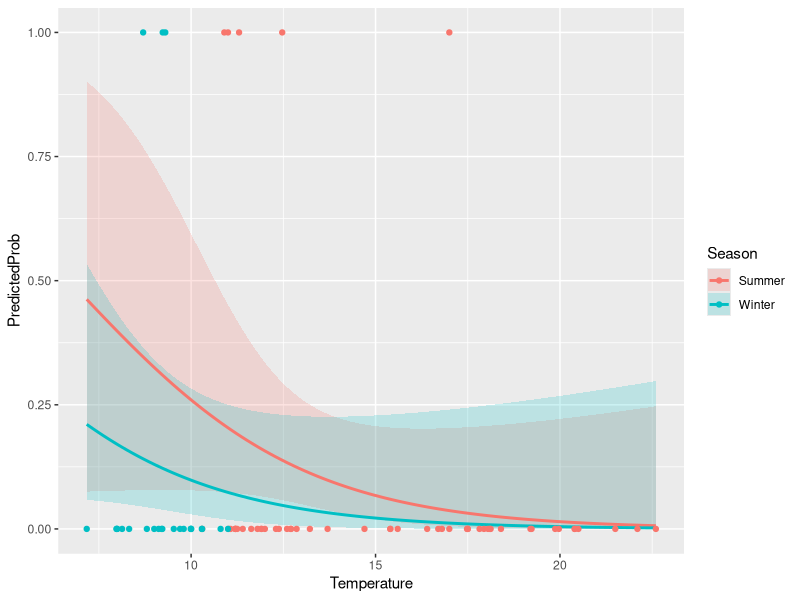

Reproduce this figure in R.
# ============================================
# BENTHIC SPECIES LOGISTIC REGRESSION MODELS for PRESENCE/ABSENCE 
# Joe's first attempt 
# Last edited: 05/18/2021
# ============================================
library('tidyverse')
library('dplyr')
library('ggplot2')

# by.sample.species already has technical replicates merged
by.sample.species <- read.csv('../data/by.sample.species.csv')
# all the good environmental data 
events <- read.csv('../data/events.joe.format.csv')

# filter out non-san juan data (comment out later)
SJI.sample.species <- by.sample.species # %>%
  #separate(col=sample, remove=FALSE, into=c("site", "date"), sep = 2) %>%
  #filter(site %in% c('LK','CP','FH')) 

# use all species detected at least once as a base 
# TODO need more practice with pivot_wider and pivot_longer  
presence.absence <- SJI.sample.species %>%
  select(sample, species, nReads) %>%
  pivot_wider(names_from=sample, values_from=nReads, values_fill=list(nReads=0))

presence.absence <- presence.absence %>%  
  pivot_longer(!species, names_to='sample', values_to='nReads') 

presence.absence <- presence.absence %>% 
  mutate(nReads = case_when(nReads == 0 ~ 0, nReads !=0 ~ 1)) %>%
  rename(presence=nReads)

# check to make sure the length of presence.absence makes sense - i think it does
#unique.species <- length(unique(SJI.sample.species$sample))
#unique.samples <- length(unique(SJI.sample.species$species))
#FH.unique.species <- length(unique(FH.sample.species$species))
#print(unique.species*unique.samples)

# connect with environmental data to use as continuous variables
presence.absence <- inner_join(presence.absence, events) 

# create site and date column in addition to "sample" 
presence.absence <- presence.absence %>%
  separate(col=sample, remove=FALSE, into=c("site", "date"), sep = 2) 

# now we can build a beautiful logistic model for every species
xtabsdf <- as.data.frame(xtabs(~ presence + sample, data = presence.absence))
presence.absence$sample <- factor(presence.absence$sample)
presence.absence$species <- factor(presence.absence$species)
presence.absence$site <- factor(presence.absence$site)
presence.absence$Area <- factor(presence.absence$Area)

write.csv(presence.absence,"../data/benthic.presence.absence.csv", row.names = FALSE)
# need list of dataframes for each species to make logit models more manageable 
p.a.species <- list()

# loop through all species, creating a dataframe for each 
for(i in unique(presence.absence$species)) {
  print(i)
  one.species <- presence.absence %>%
    filter(species %in% c(i))
  p.a.species[[i]] <- one.species
  
}

# LOGIT FUNCTION =======================================
# takes species string -> returns logit object
# model takes season(factor), pH(cont) and temperature(cont) as inputs
# TODO make function take independent variables as inputs
# ======================================================
species_logit <- function(species_str){

  mylogit <- glm(presence ~ Season + pH_new + Temperature, data = p.a.species[[species_str]], family = "binomial", maxit=100)
  print(p.a.species[[species_str]])
  
  print(mylogit)
  confint(mylogit)
  
  return(mylogit)
  
  }
# ======================================================

# call the logit function 
test_logit <- species_logit('Littorina sitkana')

# display results 
summary(test_logit)


# VISUAlIZE LOGIT MODEL AS PROBABILITY  ================
# takes logit object and species string as input
# holds pH constant to visualize temp gradient 
# ======================================================
max(presence.absence$Temperature)
min(presence.absence$Temperature)

plot_logit <- function(species_str, test_logit) {
  
  print(confint(test_logit))
  print(exp(cbind(OR = coef(test_logit), confint(test_logit))))
  
  # create range of temps, for both "Summer" and "Winter" factors, hold pH constant  
  newdata2 <- with(p.a.species[[species_str]], data.frame(
                Temperature = rep(seq(from = 7.17, to = 22.6, length.out = 100),2), 
                pH_new = mean(pH_new), 
                Season = factor(rep(c('Summer','Winter'), each = 100))))

  newdata3 <- cbind(newdata2, predict(test_logit, newdata = newdata2, type = "link",
                se = TRUE))

  newdata3 <- within(newdata3, {
    PredictedProb <- plogis(fit)
    LL <- plogis(fit - (1.96 * se.fit))
    UL <- plogis(fit + (1.96 * se.fit))
  })

  head(newdata3)
  
  # plot the output 
  logit_plot <- ggplot(newdata3, aes(x = Temperature, y = PredictedProb)) + 
    geom_ribbon(aes(ymin = LL,  ymax = UL, fill = Season), alpha = 0.2) + 
    geom_line(aes(colour = Season),size = 1) + 
    geom_point(data= p.a.species[[species_str]], aes(x = Temperature, y = presence, colour = Season))
    labs(title=species_str)
  
  return(logit_plot)
  }
# ======================================================

# call the visualize function 
plot_logit('Littorina sitkana', test_logit)

# ======================================================

# TODO so i don't forget 
# gametes/plankton vs adults - eli fish vs shrimp vs crab <- model?
# replicate graph from Terrie's student's published paper for p/a data
# known spawning month for invertebrates nReads 
# habitat depth of detected organisms? 
# replicate interactive app to view relative abundance and community structure
